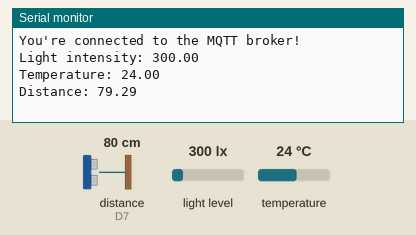
Simulated run of this sketch. Board: Arduino MKR. Parts: the last lines printed to the serial monitor. Wiring (inferred from the names in the program): ultrasonic range finder: trigger D6; echo D7. Inputs (shaded band) come from the test bench; at power-on: distance to the obstacle (sensor on D7) 80 cm, light level 300 lx, temperature 24 °C. The echo pulse lasts 58.3 µs per cm; WiFi joins after 1.5 s; servers stay silent unless stated; no MQTT or app messages arrive unless stated.

Above: at 2.7 s.
2.8 s: distance to the obstacle (sensor on D7) set to 2 cm
At 7.0 s:
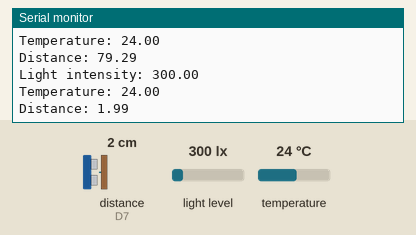
8.8 s: light level set to 40 lx
At 12.3 s:
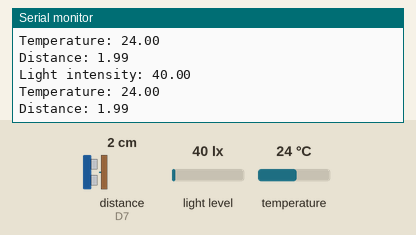
14.8 s: temperature set to 12 °C
At 17.6 s:
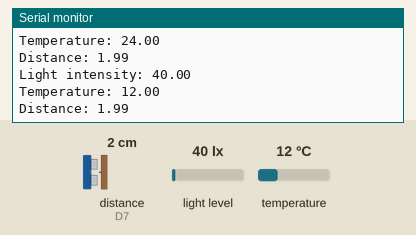
20.8 s: distance to the obstacle (sensor on D7) set to 4 cm
At 22.8 s:
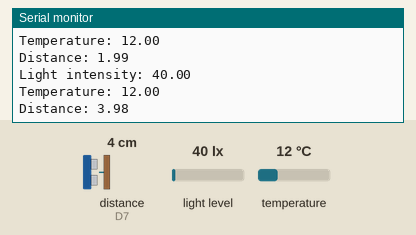
26.8 s: light level set to 500 lx
At 32.1 s:
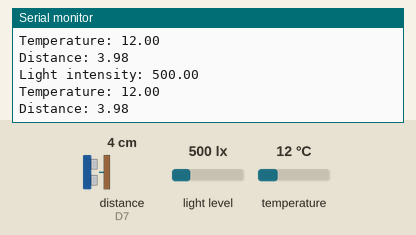
Timing chart, 0 to 33.6 s (numbered marks = the images above; inputs shaded):
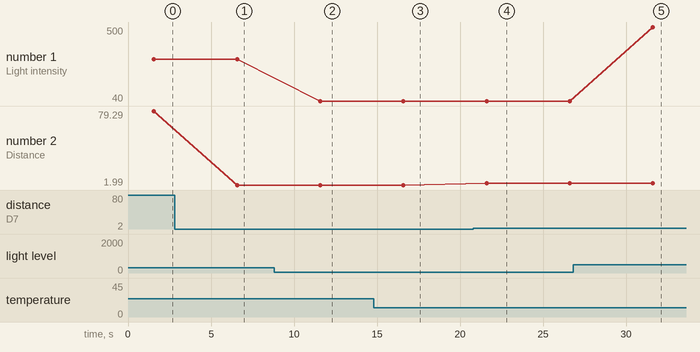

The sketch:

Sensores_Iot_v2.ino
```cpp
#include <WiFiNINA.h> //Gestión de conexión wifi del módulo MKR1010
#include <ArduinoMqttClient.h> //PubSubClients no soporta TLS/SSL
#include <Arduino_MKRENV.h>    //Librería para el MKR ENV Shield

// Configuración WiFi - No compatible con 5G
const char* ssid = "S6 de Mario"; //Nombre de la red
const char* password = "moscasmelosas"; //contraseña

WiFiClient wifiClient;
MqttClient client(wifiClient);

// Configuración MQTT
const char broker_mqtt[] = "broker.hivemq.com";
const int port_mqtt = 1883;

// Topics (Están de ejemplo)
const char publish_topic_L[] = "/LightningMcHouse/measurements/light";
const char publish_topic_T[] = "/LightningMcHouse/measurements/temperature";
const char publish_topic_D[] = "/LightningMcHouse/measurements/distance";

// Pines del sensor ultrasónico
const int trigPin = 6; //Pin digital para Trig
const int echoPin = 7; //Pin digital para Echo

// Función para re-conectar al WiFi
void setup_wifi() {
  Serial.println("Connecting to WiFi...");
  WiFi.begin(ssid, password);

  while (WiFi.status() != WL_CONNECTED) {
    delay(3000); //Reintentar conexión cada 3 segundos
    Serial.print(".");

  }

  Serial.println("\nKachao! WiFi conected!");
  Serial.print("IP: ");
  Serial.println(WiFi.localIP());
}

// Función para re-conectar al broker MQTT
void reconnect (){
  Serial.print("Attempting to connect to the MQTT broker: ");
  Serial.println(broker_mqtt);
  while (!client.connect(broker_mqtt, port_mqtt)) {
    Serial.print("MQTT connection failed. Error code = ");
    Serial.println(client.connectError());
    delay(3000); //Intentar de nuevo en 3 segundos

  }
  Serial.println("You're connected to the MQTT broker!");
  Serial.println();
}
// Hat y pines de ultrasonido
void setup() {
  Serial.begin(9600);
  while (!Serial);

  setup_wifi();

  if (!ENV.begin()) {
    Serial.println("Error initializing MKR ENV Shield");
    while (1); // Bloquear el programa si falla
  }
  Serial.println("MKR ENV Shield initialized");

  pinMode(trigPin, OUTPUT);
  pinMode(echoPin, INPUT);
}

float medirDistancia() {
  digitalWrite(trigPin, LOW);
  delayMicroseconds(2);
  digitalWrite(trigPin, HIGH);
  delayMicroseconds(10);
  digitalWrite(trigPin, LOW);

  long duration = pulseIn(echoPin, HIGH);
  float distance = duration * 0.034 / 2;
  return distance;
}

void loop() {
  if (!client.connected()) {
    reconnect();
  }

  client.poll(); // Procesa mensajes entrantes

  // Leer sensores del MKR ENV Shield
  float lux = ENV.readIlluminance();
  float temp = ENV.readTemperature();
  float dist = medirDistancia();

  Serial.print("Light intensity: ");
  Serial.println(lux);
  Serial.print("Temperature: ");
  Serial.println(temp);
  Serial.print("Distance: ");
  Serial.println(dist);

  // Publicar datos
  client.beginMessage(publish_topic_L);
  client.print(lux);
  client.endMessage();

  client.beginMessage(publish_topic_T);
  client.print(temp);
  client.endMessage();

  client.beginMessage(publish_topic_D);
  client.print(dist);
  client.endMessage();

  delay(5000); // Pausa de 5 segundo antes de la siguiente lectura
}
```

Measured:
- after the input at 2.8 s, the serial monitor: prints a new line after 3.8 s (image 1)
- after the input at 8.8 s, the serial monitor: prints a new line after 2.8 s (image 2)
- after the input at 14.8 s, the serial monitor: prints a new line after 1.8 s (image 3)
- after the input at 20.8 s, the serial monitor: prints a new line after 0.79 s (image 4)
- after the input at 26.8 s, the serial monitor: prints a new line after 4.8 s (image 5)
- plotted number 1: 300 → 40 after the input at 8.8 s, 40 → 500 after the input at 26.8 s
- plotted number 2: 79.29 → 1.99 after the input at 2.8 s, 1.99 → 3.98 after the input at 20.8 s
